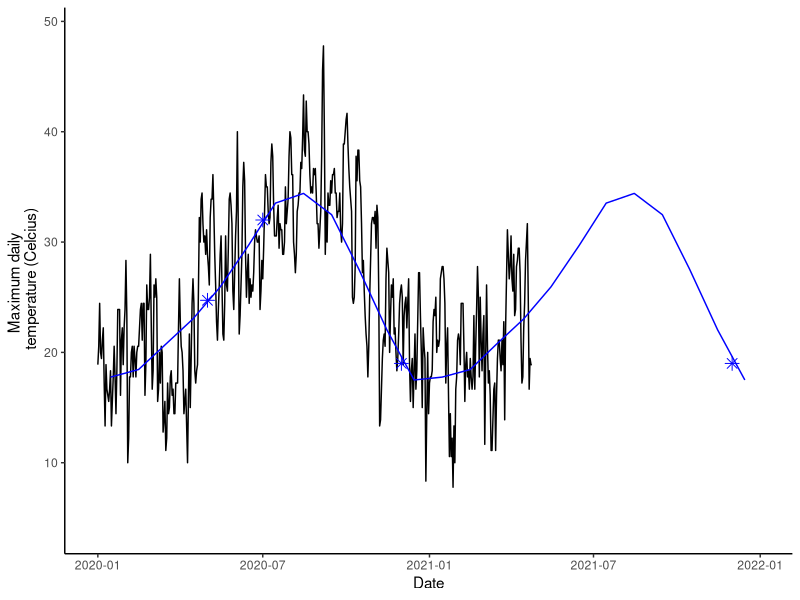
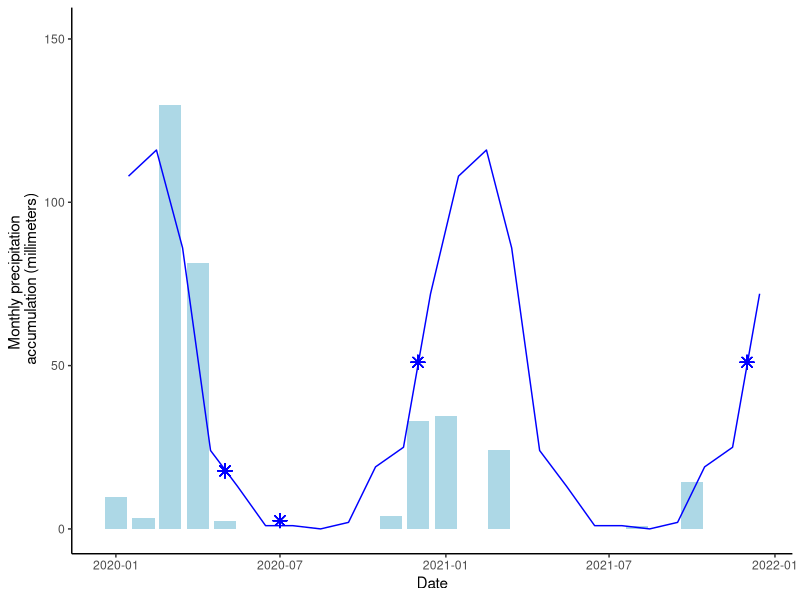
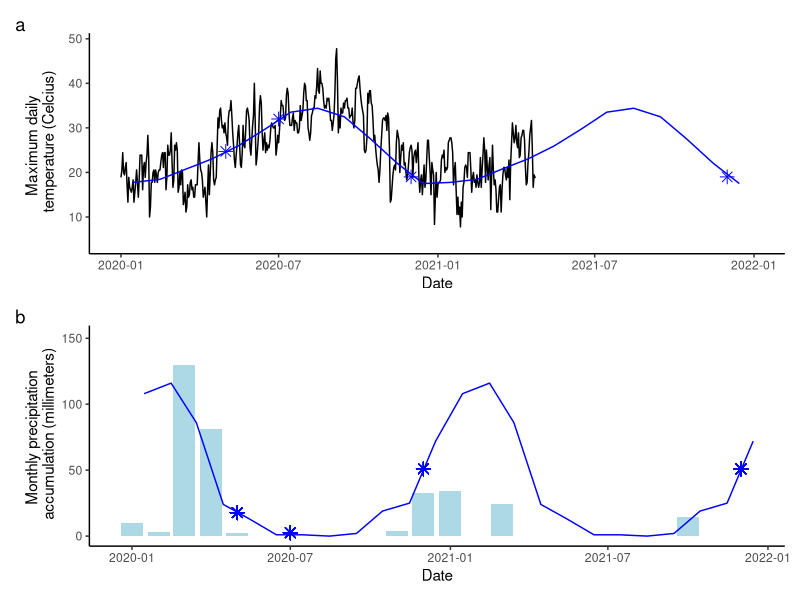

Generate these figures, in order, with R:
## ---- chunk 1
knitr::opts_chunk$set(echo = TRUE)
library(tidyverse)
library(here)
library(lubridate)
library(patchwork)
## ---- chunk 2
temp <- read.csv(here("data", "raw_data", "weather_station_temp.csv")) %>% 
  mutate(Month = case_when(Month == "January" ~ 1,
                           Month == "Febuary" ~ 2,
                           Month == "March" ~ 3,
                           Month == "April" ~ 4,
                           Month == "May" ~ 5,
                           Month == "June" ~ 6,
                           Month == "July" ~ 7,
                           Month == "August" ~ 8,
                           Month == "September" ~ 9,
                           Month == "October" ~ 10,
                           Month == "November" ~ 11,
                           Month == "December" ~ 12), 
         date = paste(Year, Month, Date, sep = "-"),
         date = ymd(date)) %>% 
  mutate(Temp = (Temp - 32) * (5/9))
precip <- read.csv(here("data", "raw_data", "weather_station_precip.csv")) %>% 
  mutate(Month = case_when(Month == "January" ~ 1,
                           Month == "February" ~ 2,
                           Month == "March" ~ 3,
                           Month == "April" ~ 4,
                           Month == "May" ~ 5,
                           Month == "June" ~ 6,
                           Month == "July" ~ 7,
                           Month == "August" ~ 8,
                           Month == "September" ~ 9,
                           Month == "October" ~ 10,
                           Month == "November" ~ 11,
                           Month == "December" ~ 12), 
         date = paste(Year, Month, sep = "-"),
         date = ym(date)) %>% 
  mutate(precip = precip * 25.4)

temp_2020 <- temp %>% 
  filter(Year == 2020)

temp_2022 <- temp %>% 
  filter(Year == 2022)

precip_2020 <- precip %>% 
  filter(Year == 2020)

precip_2022 <- precip %>% 
  filter(Year == 2022)
normals_2020 <- read.csv(here("data", "raw_data", "weather_norms.csv")) %>% 
  mutate(date = case_when(month == 1 ~ mdy("01/15/2020"),
                          month == 2 ~ mdy("02/15/2020"),
                          month == 3 ~ mdy("03/15/2020"),
                          month == 4 ~ mdy("04/15/2020"),
                          month == 5 ~ mdy("05/15/2020"),
                          month == 6 ~ mdy("06/15/2020"),
                          month == 7 ~ mdy("07/15/2020"),
                          month == 8 ~ mdy("08/15/2020"),
                          month == 9 ~ mdy("09/15/2020"),
                          month == 10 ~ mdy("10/15/2020"),
                          month == 11 ~ mdy("11/15/2020"),
                          month == 12 ~ mdy("12/15/2020")))

normals_2021 <- read.csv(here("data", "raw_data", "weather_norms.csv")) %>% 
  mutate(date = case_when(month == 1 ~ mdy("01/15/2021"),
                          month == 2 ~ mdy("02/15/2021"),
                          month == 3 ~ mdy("03/15/2021"),
                          month == 4 ~ mdy("04/15/2021"),
                          month == 5 ~ mdy("05/15/2021"),
                          month == 6 ~ mdy("06/15/2021"),
                          month == 7 ~ mdy("07/15/2021"),
                          month == 8 ~ mdy("08/15/2021"),
                          month == 9 ~ mdy("09/15/2021"),
                          month == 10 ~ mdy("10/15/2021"),
                          month == 11 ~ mdy("11/15/2021"),
                          month == 12 ~ mdy("12/15/2021")))

normals <- rbind(normals_2020, normals_2021)
## ---- chunk 3
temp1 <- ggplot()+
  geom_line(data = temp %>% filter(date < "2022-01-01"), aes(x = date, y = Temp))+
  geom_line(data = normals, aes(x = date, y = temperature), col = "blue")+
  theme_classic()+
  ylim(4, 49)+
  geom_point(aes(x = ymd("2020-05-01"), y = 24.72), shape = 8, size = 3, col = "blue")+
  geom_point(aes(x = ymd("2020-07-01"), y = 32), shape = 8, size = 3, col = "blue")+
  geom_point(aes(x = ymd("2020-12-01"), y = 19), shape = 8, size = 3, col = "blue")+
  geom_point(aes(x = ymd("2021-12-01"), y = 19), shape = 8, size = 3, col = "blue")+
  labs(x = "Date", 
       y = "Maximum daily \n temperature (Celcius)")
temp1
precip1 <- ggplot(precip %>% filter(date < "2022-01-01"), aes(x= date, y = precip))+
  geom_col(fill = "lightblue")+
  geom_line(data = normals, aes(x = date, y = precipitation), col = "blue")+
  theme_classic()+
  geom_point(aes(x = ymd("2020-05-01"), y = 17.78), shape = 8, size = 3, col = "blue")+
  geom_point(aes(x = ymd("2020-07-01"), y = 2.54), shape = 8, size = 3, col = "blue")+
  geom_point(aes(x = ymd("2020-12-01"), y = 51), shape = 8, size = 3, col = "blue")+
  geom_point(aes(x = ymd("2021-12-01"), y = 51), shape = 8, size = 3, col = "blue")+
  ylim(0,152)+
  labs(x = "Date",
       y = "Monthly precipitation \n accumulation (millimeters)")
precip1
temp2 <- ggplot(temp_2022, aes(x = date, y = Temp))+
  geom_line(data = normals, aes(x = date, y = temperature), col = "blue")+
  theme_classic()+
   ylim(4, 49)+
  labs(x = "Date", 
       y = "Maximum daily \n temperature (Celsius)",
       title = "2022")
precip2 <- ggplot(precip_2022, aes(x= date, y = precip))+
  geom_col(fill = "lightblue")+
  theme_classic()+
  ylim(0,152)+
  labs(x = "Date",
       y = "Monthly precipitation \n accumulation (millimeters)",
       title = "2022")

figure2 <- (temp1 / precip1)+ plot_annotation(tag_levels = "a")

ggsave("figure_si1.png", plot = figure2, path = here("figures"), width = 8, height = 5, units = "in", dpi = 325)
